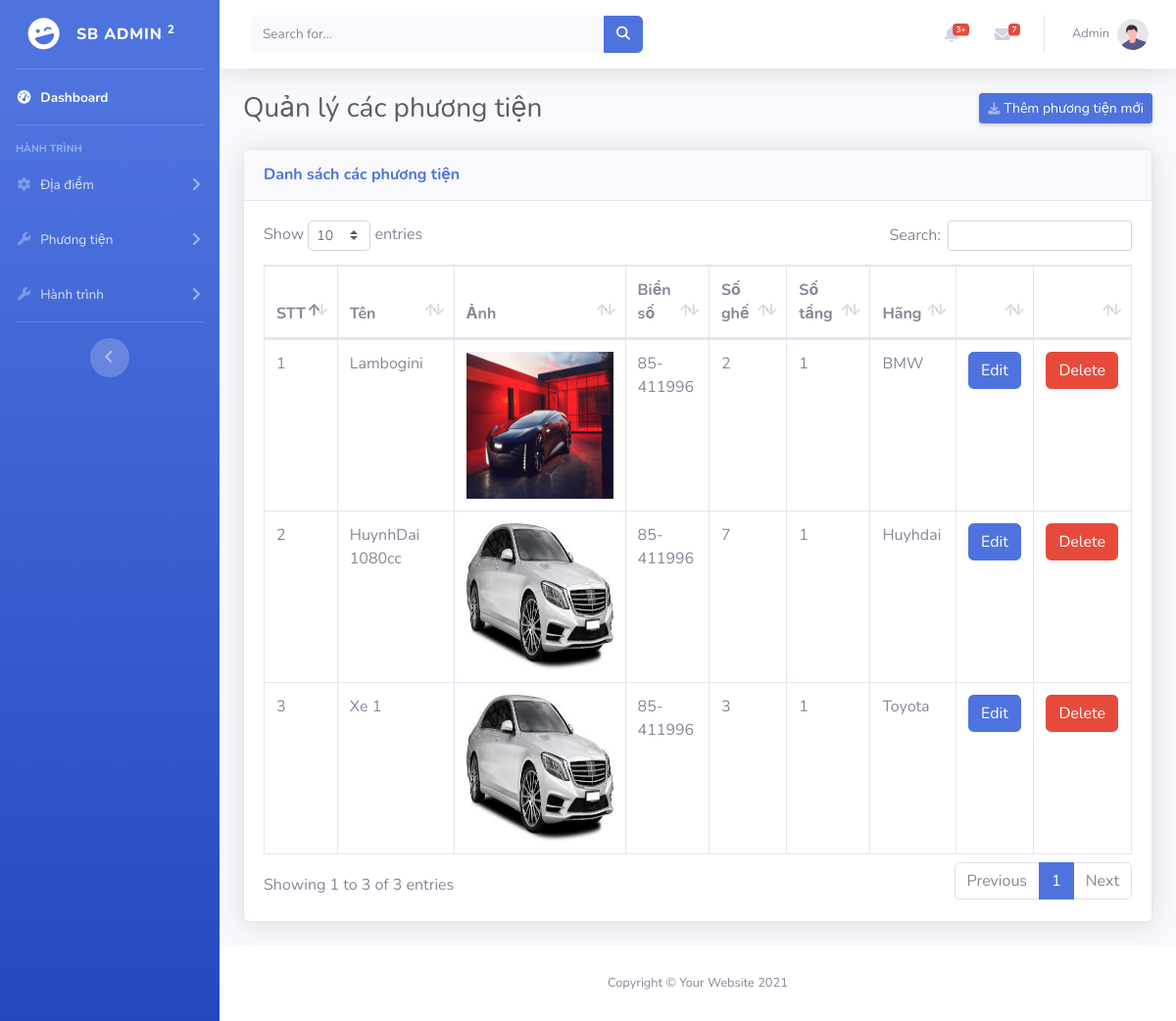
The app's page /admin_jimmychou/list_vehicle.php (signed in) with its own data.
### tables this page shows
CREATE TABLE `vehicle` (
  `id` int(11) NOT NULL,
  `name` text NOT NULL,
  `image` text NOT NULL,
  `license_plate` text NOT NULL,
  `seat` int(11) NOT NULL,
  `floor` int(11) NOT NULL,
  `agency_id` int(11) NOT NULL
);

CREATE TABLE `agency` (
  `id` int(11) NOT NULL,
  `agency_name` text NOT NULL,
  `img_logo` text NOT NULL,
  `description` text NOT NULL,
  `create_at` date NOT NULL DEFAULT current_timestamp()
);

### model/database.php (called while the page is built, shortened)
<?php
class Database
{
    public static $connection = NULL;
    public function __construct()
    {
        if(!self::$connection) {
            self::$connection = new mysqli(DB_HOST, DB_USER, DB_PASSWORD, DB_NAME, PORT);
            self::$connection->set_charset('utf8mb4');
        }
        return self::$connection;
    }
    public function select($sql)
    {
        $sql->execute();
        $items = $sql->get_result()->fetch_all(MYSQLI_ASSOC);
        return $items;
    }
}

### model/vehicle.php (called while the page is built, shortened)
<?php
require_once "database.php";
class Vehicle extends Database{
    function getAllVehicle(){
        $sql = parent::$connection->prepare("Select *,vehicle.id as id_vehicle from vehicle, agency where vehicle.agency_id = agency.id order by vehicle.id DESC");
        return parent::select($sql);
    }
}

### admin_jimmychou/list_vehicle.php (the view, shortened to what this page needs)
<?php
include "./header.php";
require_once "../model/vehicle.php";
$vehicle = new Vehicle();
$getAllVehicle = $vehicle->getAllVehicle();
?>
            <div class="container-fluid">
                <div class="d-sm-flex align-items-center justify-content-between mb-4">
                    <h1 class="h3 mb-0 text-gray-800">Quản lý các phương tiện</h1></h1>
                    <a id="myBtn" class="d-none d-sm-inline-block btn btn-sm btn-primary shadow-sm"><i class="fas fa-download fa-sm text-white-50"></i> Thêm phương tiện mới</a>
                </div>
                <div class="card shadow mb-4">
                    <div class="card-header py-3">
                        <h6 class="m-0 font-weight-bold text-primary">Danh sách các phương tiện</h6>
                    </div>
                    <div class="card-body">
                        <div class="table-responsive">
                            <table class="table table-bordered" id="dataTable" width="100%" cellspacing="0">
                                <thead>
                                    <tr>
                                        <th>STT</th>
                                        <th>Tên</th>
                                        <th>Ảnh</th>
                                        <th>Biển số</th>
                                        <th>Số ghế</th>
                                        <th>Số tầng</th>
                                        <th>Hãng</th>
                                        <th width="5%"></th>
                                        <th width="5%"></th>
                                    </tr>
                                </thead>
                                <tbody>
                                    <?php
                                    $count = 1;
                                    foreach($getAllVehicle as $item){ ?>
                                        <tr>
                                            <td><?=$count++?></td>
                                            <td><?=$item['name']?></td>
                                            <td>
                                                <img height="150px" width="150px" src="<?=$urlImg?>/images/vehicle/<?=$item['image']?>" alt="Img Product">
                                            </td>
                                            <td><?=$item['license_plate']?></td>
                                            <td><?=$item['seat']?></td>
                                            <td><?=$item['floor']?></td>
                                            <td><?=$item['agency_name']?></td>
                                            <td><a href="./edit_vehicle.php?id=<?=$item['id_vehicle']?>" class="btn btn-primary btnEdit">Edit</a></td>
                                            <td><a onclick="if(CheckForm() == false) return false" href="<?=$url?>/action/vehicle/delete_vehicle.php?id=<?=$item['id_vehicle']?>" class="btn btn-danger">Delete</a></td>
                                        </tr>
                                    <?php } ?>
                                </tbody>
                            </table>
                        </div>
                    </div>
                </div>
            </div>
<?php
include "./footer.php";
?>

### records on screen
vehicle: name "Lambogini", image (picture), license_plate "85-411996", seat "2", floor "1", agency.agency_name "BMW"
vehicle: name "HuynhDai 1080cc", image (picture), license_plate "85-411996", seat "7", floor "1", agency.agency_name "Huyhdai"
vehicle: name "Xe 1", image (picture), license_plate "85-411996", seat "3", floor "1", agency.agency_name "Toyota"

### other values on screen
$current_user['name'] "Admin"
